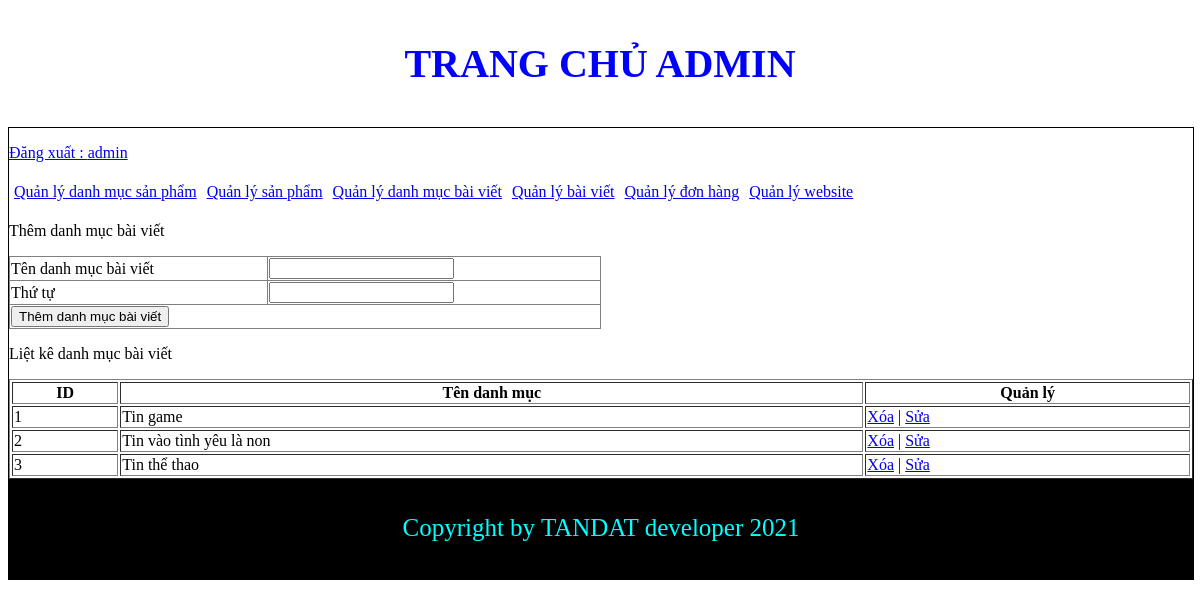
Page /admincp/index.php?action=quanlydanhmucbaiviet&query=them (signed in) on the committed database.
### tables this page shows
CREATE TABLE `tbl_danhmucbaiviet` (
  `id_baiviet` int(11) NOT NULL,
  `tendanhmuc_baiviet` varchar(255) NOT NULL,
  `thutu` int(11) NOT NULL
);

### admincp/modules/quanlydanhmucbaiviet/lietke.php (the view)
<?php
	$sql_lietke_danhmucbv ="SELECT * FROM tbl_danhmucbaiviet ORDER BY thutu DESC";
	$query_lietke_danhmucbv = mysqli_query($mysqli,$sql_lietke_danhmucbv);
?>
<p>Liệt kê danh mục bài viết</p>
<table style="width: 100%;" border="1" style="border-collapse: collapse;">
	<tr>
		<th>ID</th>
		<th>Tên danh mục</th>
		<th>Quản lý</th>
	</tr>
	<?php
	$i = 0;
	while ($row = mysqli_fetch_array($query_lietke_danhmucbv)) {
		$i++;
	?>
	<tr>
		<td><?php echo $i ?></td>
		<td><?php echo $row['tendanhmuc_baiviet']?></td>
		<td>
			<a href="modules/quanlydanhmucbaiviet/xuly.php?idbaiviet=<?php echo $row['id_baiviet']?>">Xóa</a> | <a href="?action=quanlydanhmucbaiviet&query=sua&idbaiviet=<?php echo $row['id_baiviet']?>">Sửa</a>
		</td>
	</tr>
	<?php
}
	?>
</table>

### rows in the picture
tbl_danhmucbaiviet: tendanhmuc_baiviet "Tin game"
tbl_danhmucbaiviet: tendanhmuc_baiviet "Tin vào tình yêu là non"
tbl_danhmucbaiviet: tendanhmuc_baiviet "Tin thể thao"

### other values in the picture
$_SESSION['dangnhap'] "admin"
